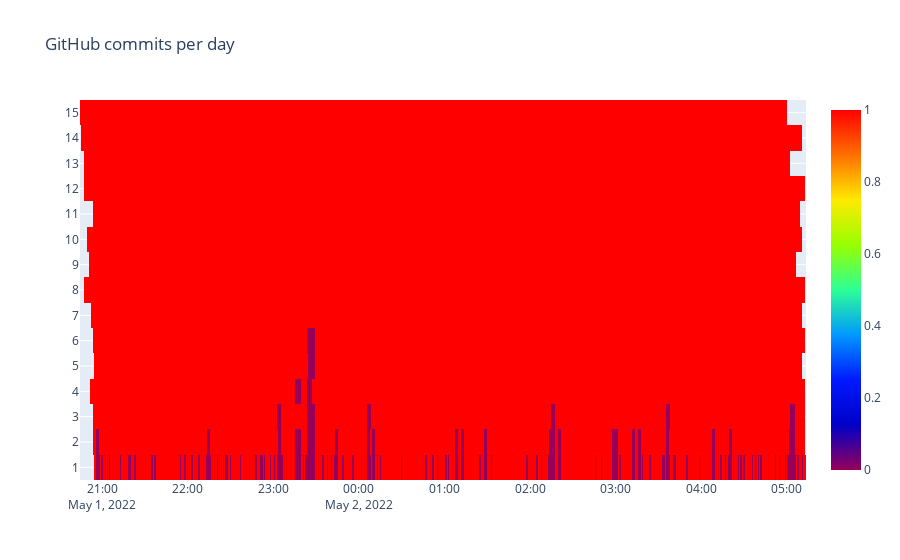

Source (notebook cell):
### Code cell
import plotly.graph_objects as go
import datetime
import numpy as np

standort = my_proj.get_aufnahme("Standort 1", "1.05.22")
#standort = my_proj.get_aufnahme("Standort 3", "22.06.22")

minute_classes = standort.get_x_minute_classes_range(1,15)
minute_classes = minute_classes[minute_classes['Manual_ID'] == "Ppip"]
minute_classes['Count'] = minute_classes['Count'].apply(lambda x: 1 if x > 0 else 0)


#bvals = [0,1]
#colors = ['#09ffff', '#ab63fa']

fig = go.Figure(data=go.Heatmap(
        z=minute_classes["Count"],
        x=minute_classes["DateTime"],
        y=minute_classes["Class"],
        colorscale='Rainbow'))
        #colorscale='Turbo'))
        #color="smoker"))

fig.update_layout(
    title='X - Minuten Klassen für Ppip',
    x="Zeit",
    y="X Minuten Klassen"
    xaxis_nticks=10)
#fig.update_xaxes(
#    dtick="M1")

fig.show()

display(minute_classes)

### Figure 1 — Plotly figure (JSON) as saved in the notebook; plotly's stock layout.template omitted (floating-point values rounded to 4 significant figures; data arrays with more than 128 entries replaced by an {"elided": "..."} marker saying what was removed)
{"data": [{"colorscale": [[0, "rgb(150,0,90)"], [0.125, "rgb(0,0,200)"], [0.25, "rgb(0,25,255)"], [0.375, "rgb(0,152,255)"], [0.5, "rgb(44,255,150)"], [0.625, "rgb(151,255,0)"], [0.75, "rgb(255,234,0)"], [0.875, "rgb(255,111,0)"], [1, "rgb(255,0,0)"]], "type": "heatmap", "x": {"elided": "7490 str values"}, "y": {"elided": "7490 str values"}, "z": {"elided": "7490 int values"}}], "layout": {"title": {"text": "GitHub commits per day"}, "xaxis": {"nticks": 10}}}
